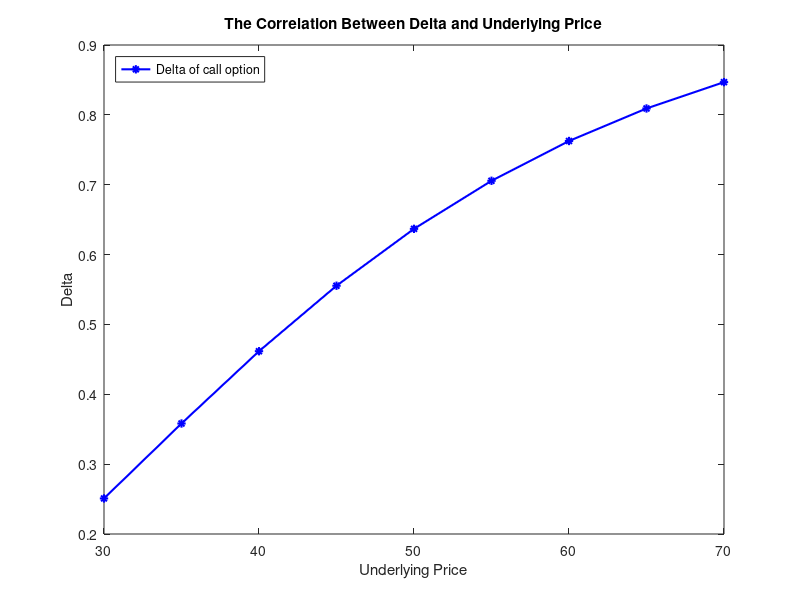

This figure's MATLAB source:
% assign value for standard gaussian distribution with mean=0 and standard variance = 1
mu = 0;
sigma0 = 1;

d1 = @(S,K,r,sigma,T) (log(S ./ K) + (r+(sigma .* sigma)/2).*T) ./ (sigma .* sqrt(T));
%d1 One parameter of Black-Scholes Model.
%   You should enter in S,K,R,SIGMA and T to run this function.
%   Every parameter can be a vector.

d2 = @(S,K,r,sigma,T) d1(S,K,r,sigma,T) - (sigma .* sqrt(T));
%d2 Another parameter of Black-Scholes Model.
%   You should enter in S,K,R,SIGMA and T to run this function
%   Every parameter can be a vector.

Cprice = @(S,K,r,sigma,T) S .* cdf('Normal',d1(S,K,r,sigma,T),mu,sigma0) - K .* exp(-r.*T) .* ...
                          cdf('Normal',d2(S,K,r,sigma,T),mu,sigma0); 
% cdf is a cumulative distribution function. 
%Cprice Calculate the call option price according to Black-Scholes Model.
%       You should enter in S,K,R,SIGMA and T to run this function
%       Every parameter can be a vector.

Pprice = @(S,K,r,sigma,T) K .* exp(-r.*T) .* cdf('Normal',-d2(S,K,r,sigma,T),mu,sigma0) - ...
                          S .* cdf('Normal',-d1(S,K,r,sigma,T),mu,sigma0);
%Pprice Calculate the put option price according to Black-Scholes Model.
%       You should enter in S,K,R,SIGMA and T to run this function
%       Every parameter can be a vector.

Cdelta = @(S,K,r,sigma,T) cdf('Normal',d1(S,K,r,sigma,T),mu,sigma0);
%Cdelta Calculate the call option delta.
%       You should enter in S,K,R,SIGMA and T to run this function
%       Every parameter can be a vector.

Pdelta = @(S,K,r,sigma,T) cdf('Normal',d1(S,K,r,sigma,T),mu,sigma0)-1;
%Pdelta Calculate the put option delta.
%       You should enter in S,K,R,SIGMA and T to run this function
%       Parameter S can be a vector.

Cgamma = @(S,K,r,sigma,T) pdf('Normal',d1(S,K,r,sigma,T),mu,sigma0) ./ (S .* sigma .* sqrt(T));
% pdf is a Probability density function.
%Cgamma Calculate the call option gamma.
%       You should enter in S,K,R,SIGMA and T to run this function
%       Every parameter can be a vector.

Cvega = @(S,K,r,sigma,T) S .* pdf('Normal',d1(S,K,r,sigma,T),mu,sigma0) .* sqrt(T);
%Cvega Calculate the call option vega.
%       You should enter in S,K,R,SIGMA and T to run this function
%       Every parameter can be a vector.

Ctheta = @(S,K,r,sigma,T) -r .* K .*exp(-r .* T) .* cdf('Normal',d2(S,K,r,sigma,T),mu,sigma0) - ... 
                         (S .* pdf('Normal',d1(S,K,r,sigma,T),mu,sigma0) .* sigma) ./ (2*sqrt(T));
%Ctheta Calculate the call option theta.
%       You should enter in S,K,R,SIGMA and T to run this function
%       Every parameter can be a vector.

Ptheta = @(S,K,r,sigma,T) r .* K .* exp(-r.*T) .* cdf('Normal',-d2(S,K,r,sigma,T),mu,sigma0) - ... 
                         (S .* pdf('Normal',d1(S,K,r,sigma,T),mu,sigma0) .* sigma) ./ (2*sqrt(T));
%Ptheta Calculate the put option theta.
%       You should enter in S,K,R,SIGMA and T to run this function
%       Every parameter can be a vector.

Crho = @(S,K,r,sigma,T) K .* T .* exp(-r.*T) .* cdf('Normal',d2(S,K,r,sigma,T),mu,sigma0);
%Crho   Calculate the call option rho.
%       You should enter in S,K,R,SIGMA and T to run this function
%       Every parameter can be a vector.

Prho = @(S,K,r,sigma,T) -K .* T .* exp(-r.*T) .* cdf('Normal',-d2(S,K,r,sigma,T),mu,sigma0);
%Prho   Calculate the put option rho.
%       You should enter in S,K,R,SIGMA and T to run this function
%       Every parameter can be a vector..

%assign actual values to inputs
S = 50; K =50; r = 0.05; sigma = 0.5; T =1;

%display actual values for those inputs defined here
Cprice_1 = Cprice(S,K,r,sigma,T);
Pprice_1 = Pprice(S,K,r,sigma,T);
Cdelta_1 = Cdelta(S,K,r,sigma,T);
Pdelta_1 = Pdelta(S,K,r,sigma,T);
Cgamma_1 = Cgamma(S,K,r,sigma,T);
Cvega_1 = Cvega(S,K,r,sigma,T);
Ctheta_1 = Ctheta(S,K,r,sigma,T);
Ptheta_1 = Ptheta(S,K,r,sigma,T);
Crho_1 = Crho(S,K,r,sigma,T);
Prho_1 = Prho(S,K,r,sigma,T);

% Jsut give an example, when the stock price change, how about the delta of
% the call option? A graph will show it.

% Assign a vector to S1, and a number to K1, r1, sigma1, T1.
S1 = [30 35 40 45 50 55 60 65 70];
K1 = 50; r1 = 0.05; sigma1 = 0.5; T1 =1;
% Calculate the delta.
Cdelta_2 = Cdelta(S1,K1,r1,sigma1,T1);
% Show the correlation between delta and underlying price.
plot(S1,Cdelta_2,'b -*','LineWidth',1.5)
xlabel('Underlying Price');
ylabel('Delta');
title('The Correlation Between Delta and Underlying Price');
legend('Delta of call option','Location','NorthWest');







